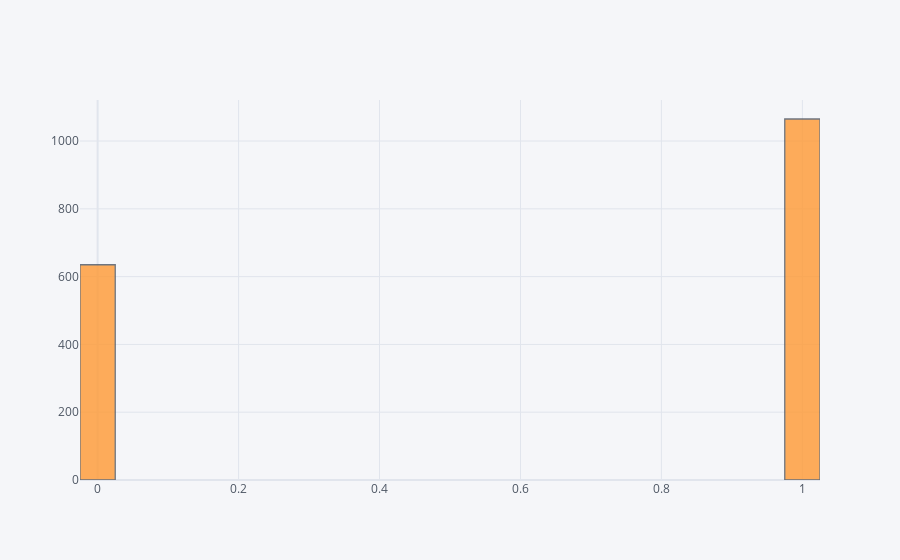

Notebook cell for this chart:
### Code cell
df['SEX'].iplot(kind='hist',bins=25)

### Figure 1 — Plotly figure (JSON) as saved in the notebook; plotly's stock layout.template omitted (floating-point values rounded to 4 significant figures; data arrays with more than 128 entries replaced by an {"elided": "..."} marker saying what was removed)
{"data": [{"histfunc": "count", "histnorm": "", "marker": {"color": "rgba(255, 153, 51, 1.0)", "line": {"color": "#4D5663", "width": 1.3}}, "name": "SEX", "nbinsx": 25, "opacity": 0.8, "orientation": "v", "type": "histogram", "x": {"elided": "1700 int values"}}], "layout": {"barmode": "overlay", "legend": {"bgcolor": "#F5F6F9", "font": {"color": "#4D5663"}}, "paper_bgcolor": "#F5F6F9", "plot_bgcolor": "#F5F6F9", "title": {"font": {"color": "#4D5663"}}, "xaxis": {"gridcolor": "#E1E5ED", "showgrid": true, "tickfont": {"color": "#4D5663"}, "title": {"font": {"color": "#4D5663"}, "text": ""}, "zerolinecolor": "#E1E5ED"}, "yaxis": {"gridcolor": "#E1E5ED", "showgrid": true, "tickfont": {"color": "#4D5663"}, "title": {"font": {"color": "#4D5663"}, "text": ""}, "zerolinecolor": "#E1E5ED"}}}
